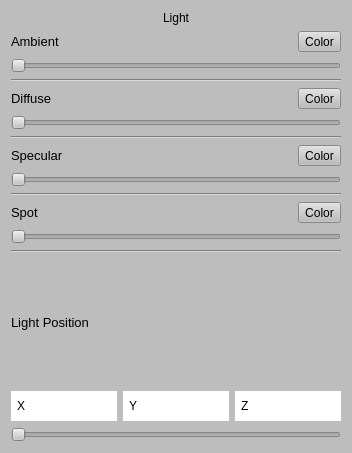
<?xml version="1.0" encoding="UTF-8"?>
<ui version="4.0">
 <class>LightWidgetForm</class>
 <widget class="QWidget" name="LightWidgetForm">
  <property name="geometry">
   <rect>
    <x>0</x>
    <y>0</y>
    <width>340</width>
    <height>453</height>
   </rect>
  </property>
  <property name="sizePolicy">
   <sizepolicy hsizetype="Maximum" vsizetype="Maximum">
    <horstretch>0</horstretch>
    <verstretch>0</verstretch>
   </sizepolicy>
  </property>
  <property name="windowTitle">
   <string>Form</string>
  </property>
  <property name="styleSheet">
   <string notr="true">background-color: rgb(189, 189, 189);</string>
  </property>
  <layout class="QGridLayout" name="gridLayout">
   <item row="0" column="0">
    <layout class="QVBoxLayout" name="verticalLayout_7" stretch="0,1">
     <item>
      <widget class="QLabel" name="label_6">
       <property name="text">
        <string>Light</string>
       </property>
       <property name="alignment">
        <set>Qt::AlignCenter</set>
       </property>
      </widget>
     </item>
     <item>
      <layout class="QVBoxLayout" name="verticalLayout_6">
       <item>
        <layout class="QVBoxLayout" name="verticalLayout">
         <item>
          <layout class="QHBoxLayout" name="horizontalLayout">
           <item>
            <widget class="QLabel" name="label">
             <property name="font">
              <font>
               <pointsize>10</pointsize>
              </font>
             </property>
             <property name="text">
              <string>Ambient</string>
             </property>
            </widget>
           </item>
           <item>
            <widget class="QToolButton" name="toolButton">
             <property name="text">
              <string>Color</string>
             </property>
             <property name="icon">
              <iconset>
               <normaloff>../../Users/KOSA/Desktop/image/LightColor.png</normaloff>../../Users/KOSA/Desktop/image/LightColor.png</iconset>
             </property>
             <property name="toolButtonStyle">
              <enum>Qt::ToolButtonTextUnderIcon</enum>
             </property>
             <property name="arrowType">
              <enum>Qt::NoArrow</enum>
             </property>
            </widget>
           </item>
          </layout>
         </item>
         <item>
          <widget class="QSlider" name="horizontalSlider">
           <property name="orientation">
            <enum>Qt::Horizontal</enum>
           </property>
          </widget>
         </item>
        </layout>
       </item>
       <item>
        <widget class="Line" name="line">
         <property name="orientation">
          <enum>Qt::Horizontal</enum>
         </property>
        </widget>
       </item>
       <item>
        <layout class="QVBoxLayout" name="verticalLayout_2">
         <item>
          <layout class="QHBoxLayout" name="horizontalLayout_2">
           <item>
            <widget class="QLabel" name="label_2">
             <property name="font">
              <font>
               <pointsize>10</pointsize>
              </font>
             </property>
             <property name="text">
              <string>Diffuse</string>
             </property>
            </widget>
           </item>
           <item>
            <widget class="QToolButton" name="toolButton_2">
             <property name="text">
              <string>Color</string>
             </property>
             <property name="icon">
              <iconset>
               <normaloff>../../Users/KOSA/Desktop/image/LightColor.png</normaloff>../../Users/KOSA/Desktop/image/LightColor.png</iconset>
             </property>
             <property name="toolButtonStyle">
              <enum>Qt::ToolButtonTextUnderIcon</enum>
             </property>
             <property name="arrowType">
              <enum>Qt::NoArrow</enum>
             </property>
            </widget>
           </item>
          </layout>
         </item>
         <item>
          <widget class="QSlider" name="horizontalSlider_2">
           <property name="orientation">
            <enum>Qt::Horizontal</enum>
           </property>
          </widget>
         </item>
        </layout>
       </item>
       <item>
        <widget class="Line" name="line_2">
         <property name="orientation">
          <enum>Qt::Horizontal</enum>
         </property>
        </widget>
       </item>
       <item>
        <layout class="QVBoxLayout" name="verticalLayout_3">
         <item>
          <layout class="QHBoxLayout" name="horizontalLayout_3">
           <item>
            <widget class="QLabel" name="label_3">
             <property name="font">
              <font>
               <pointsize>10</pointsize>
              </font>
             </property>
             <property name="text">
              <string>Specular</string>
             </property>
            </widget>
           </item>
           <item>
            <widget class="QToolButton" name="toolButton_3">
             <property name="text">
              <string>Color</string>
             </property>
             <property name="icon">
              <iconset>
               <normaloff>../../Users/KOSA/Desktop/image/LightColor.png</normaloff>../../Users/KOSA/Desktop/image/LightColor.png</iconset>
             </property>
             <property name="toolButtonStyle">
              <enum>Qt::ToolButtonTextUnderIcon</enum>
             </property>
             <property name="arrowType">
              <enum>Qt::NoArrow</enum>
             </property>
            </widget>
           </item>
          </layout>
         </item>
         <item>
          <widget class="QSlider" name="horizontalSlider_3">
           <property name="orientation">
            <enum>Qt::Horizontal</enum>
           </property>
          </widget>
         </item>
        </layout>
       </item>
       <item>
        <widget class="Line" name="line_3">
         <property name="orientation">
          <enum>Qt::Horizontal</enum>
         </property>
        </widget>
       </item>
       <item>
        <layout class="QVBoxLayout" name="verticalLayout_4">
         <item>
          <layout class="QHBoxLayout" name="horizontalLayout_4">
           <item>
            <widget class="QLabel" name="label_4">
             <property name="font">
              <font>
               <pointsize>10</pointsize>
              </font>
             </property>
             <property name="text">
              <string>Spot</string>
             </property>
            </widget>
           </item>
           <item>
            <widget class="QToolButton" name="toolButton_4">
             <property name="text">
              <string>Color</string>
             </property>
             <property name="icon">
              <iconset>
               <normaloff>../../Users/KOSA/Desktop/image/LightColor.png</normaloff>../../Users/KOSA/Desktop/image/LightColor.png</iconset>
             </property>
             <property name="toolButtonStyle">
              <enum>Qt::ToolButtonTextUnderIcon</enum>
             </property>
             <property name="arrowType">
              <enum>Qt::NoArrow</enum>
             </property>
            </widget>
           </item>
          </layout>
         </item>
         <item>
          <widget class="QSlider" name="horizontalSlider_4">
           <property name="orientation">
            <enum>Qt::Horizontal</enum>
           </property>
          </widget>
         </item>
        </layout>
       </item>
       <item>
        <layout class="QVBoxLayout" name="verticalLayout_5">
         <item>
          <widget class="Line" name="line_4">
           <property name="orientation">
            <enum>Qt::Horizontal</enum>
           </property>
          </widget>
         </item>
         <item>
          <widget class="QLabel" name="label_5">
           <property name="font">
            <font>
             <pointsize>10</pointsize>
            </font>
           </property>
           <property name="text">
            <string>Light Position</string>
           </property>
          </widget>
         </item>
         <item>
          <layout class="QHBoxLayout" name="horizontalLayout_5">
           <item>
            <widget class="QRadioButton" name="radioButton">
             <property name="styleSheet">
              <string notr="true">QRadioButton
{
	background-color:#fff;
	width: 100px;
    height: 30px;
}

QRadioButton::indicator 
{
    background-color: ff3399;
    border-style: outset;
    width: 0px;
    height: 0px;
}

QRadioButton::checked {
   background:#006 ;
 color:#fff;
}

QRadioButton::hover {
  background:#006 ;
 color:#fff;
}</string>
             </property>
             <property name="text">
              <string>X</string>
             </property>
            </widget>
           </item>
           <item>
            <widget class="QRadioButton" name="radioButton_2">
             <property name="styleSheet">
              <string notr="true">QRadioButton
{
	background-color:#fff;
	width: 100px;
    height: 30px;
}

QRadioButton::indicator 
{
    background-color: ff3399;
    border-style: outset;
    width: 0px;
    height: 0px;
}

QRadioButton::checked {
   background:#006 ;
 color:#fff;
}

QRadioButton::hover {
  background:#006 ;
 color:#fff;
}</string>
             </property>
             <property name="text">
              <string>Y</string>
             </property>
            </widget>
           </item>
           <item>
            <widget class="QRadioButton" name="radioButton_3">
             <property name="styleSheet">
              <string notr="true">QRadioButton
{
	background-color:#fff;
	width: 100px;
    height: 30px;
}

QRadioButton::indicator 
{
    background-color: ff3399;
    border-style: outset;
    width: 0px;
    height: 0px;
}

QRadioButton::checked {
   background:#006 ;
 color:#fff;
}

QRadioButton::hover {
  background:#006 ;
 color:#fff;
}</string>
             </property>
             <property name="text">
              <string>Z</string>
             </property>
            </widget>
           </item>
          </layout>
         </item>
         <item>
          <widget class="QSlider" name="horizontalSlider_5">
           <property name="orientation">
            <enum>Qt::Horizontal</enum>
           </property>
          </widget>
         </item>
        </layout>
       </item>
      </layout>
     </item>
    </layout>
   </item>
  </layout>
 </widget>
 <resources/>
 <connections/>
</ui>
